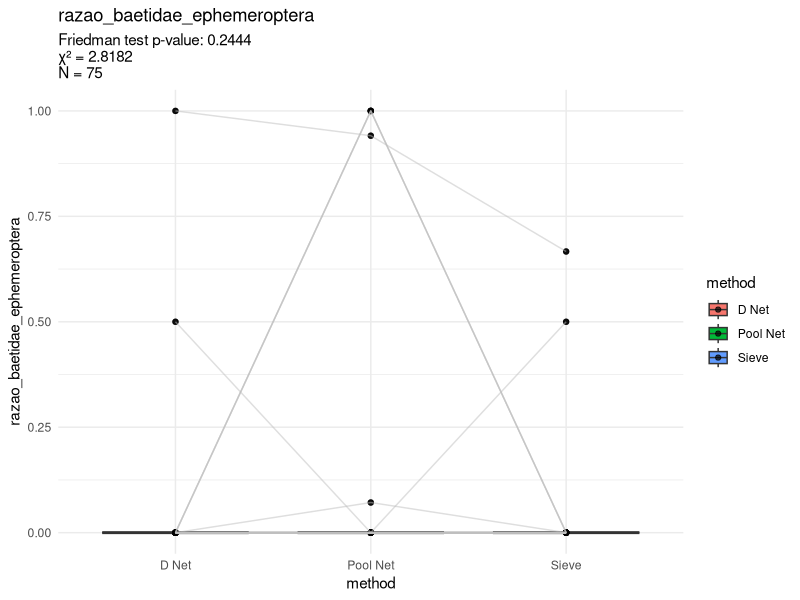
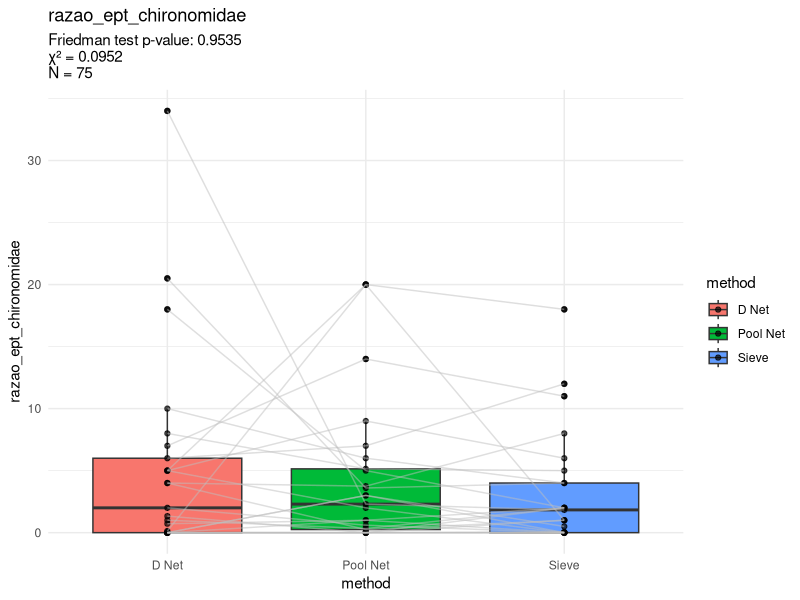
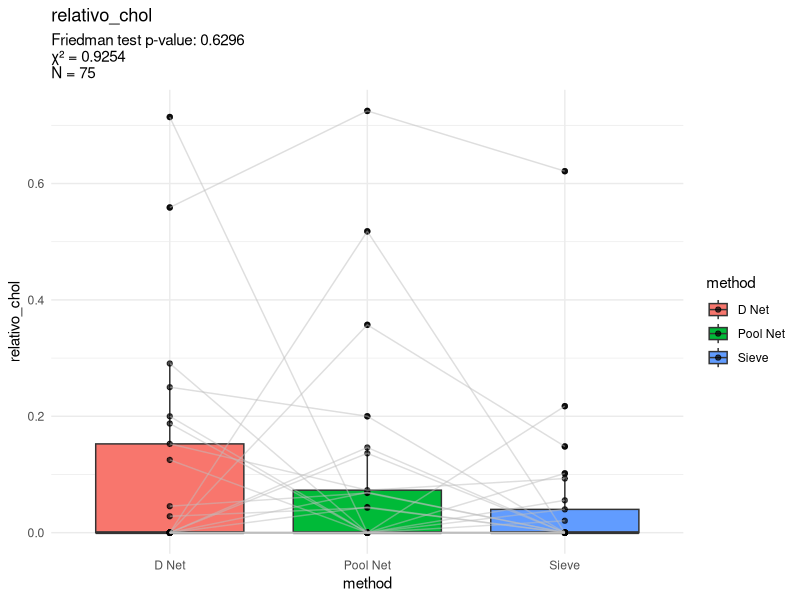
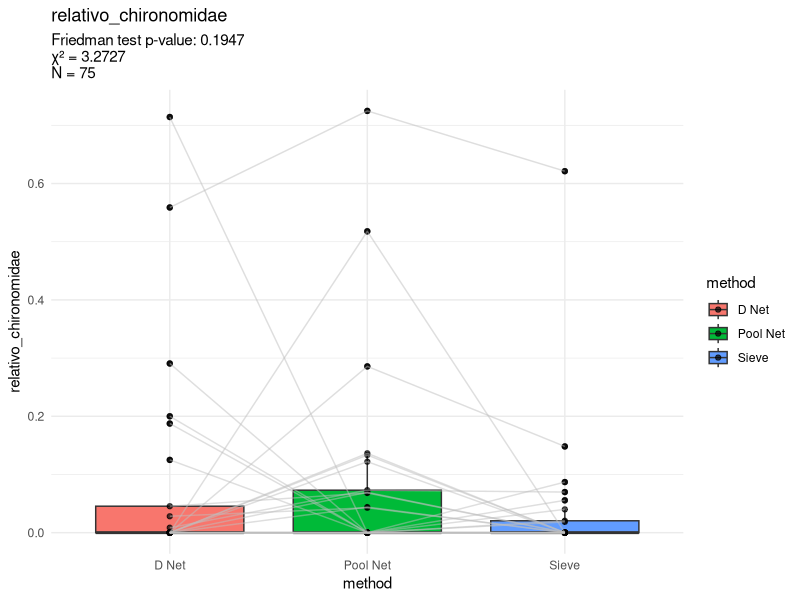
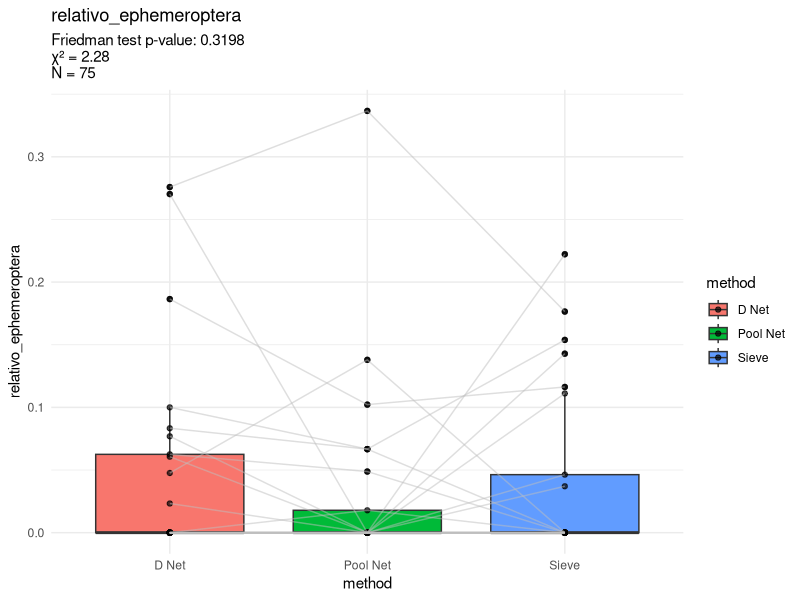
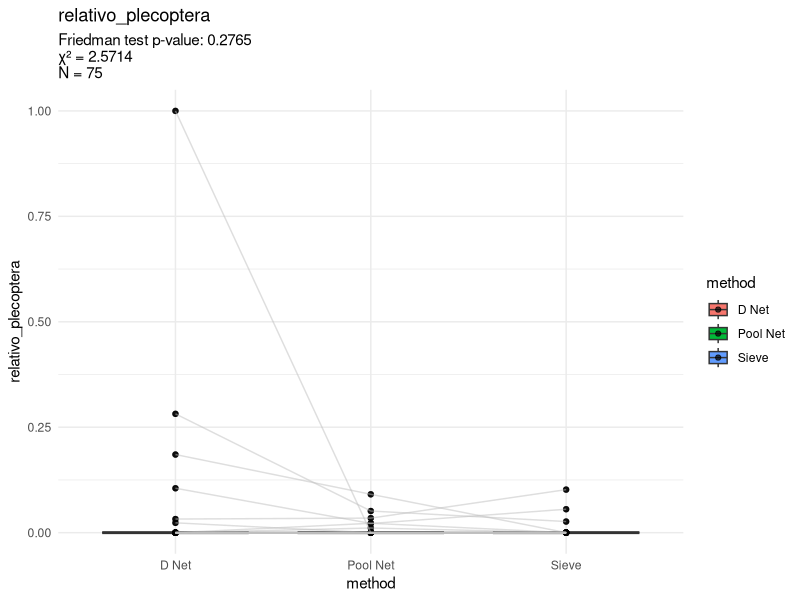
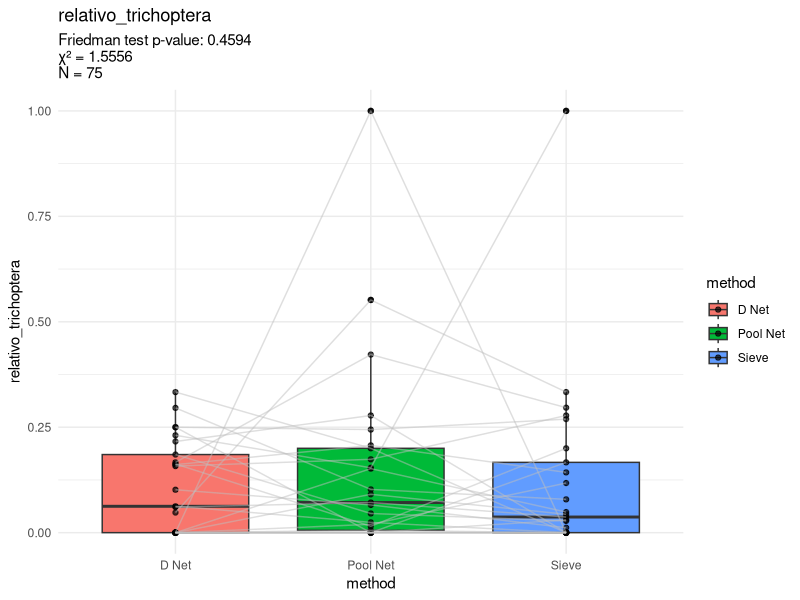
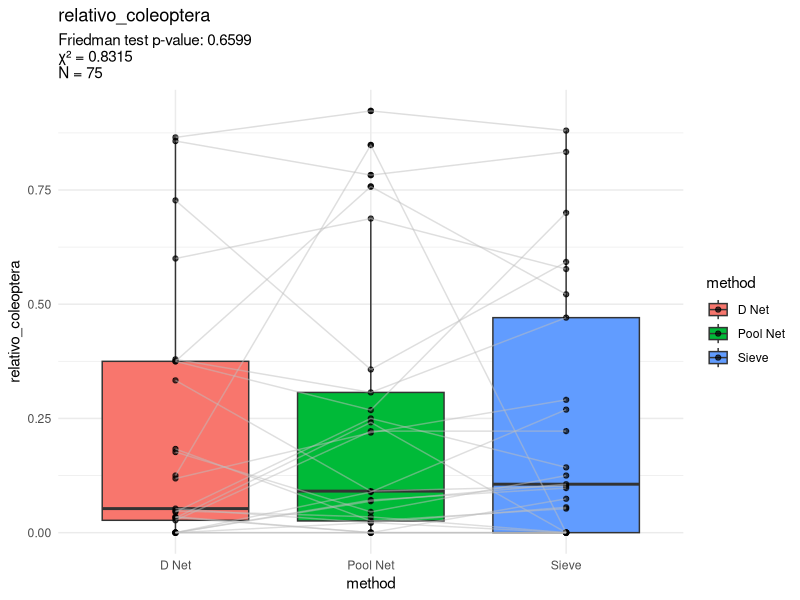

Reproduce these figures in R, in order. (Note: this script raises an error after producing the figures.)
library(tidyverse)

################################## Configurações ###############################
set.seed(1994)
metodos_de_amostragem <- c("D Net", "Pool Net", "Sieve")
rios <- c("rio_bebedouro", "rio_da_barra", "rio_mutuca")
amostras_descartadas <- c("RiodaBarra-P1")


# Renomear os índices
nomes_indices <- c(
  total_macroinvertebrados = "Abundância",
  riqueza_familias = "S' famílias"
)

if (length(metodos_de_amostragem) == 3) {
  pasta_figuras <- "figuras/redes/comparacao_3_redes/"
  pasta_tabelas <- "tabelas/redes/3_redes/"
} else if (length(metodos_de_amostragem) == 2) {
  pasta_figuras <- "figuras/redes/comparacao_2_redes/"
  pasta_tabelas <- "tabelas/redes/2_redes/"
} else {
  pasta_figuras <- "figuras/redes/rede_unica/"
  pasta_tabelas <- "tabelas/redes/rede_unica/"
}

# Pastas de figuras
if (!dir.exists(pasta_figuras)) {
  dir.create(pasta_figuras, recursive = TRUE)
}

# Pasta de tabelas
if (!dir.exists(pasta_tabelas)) {
  dir.create(pasta_tabelas, recursive = TRUE)
}

################################## Carregar dados ##############################
indices_df_raw <- read_csv("dados/processado/matriz_indices_imaturos_piata.csv")

############################## Pre-processamento ###############################
vetor_respostas <- indices_df_raw %>%
  select(-(campanha:method)) %>%
  names()

indices_df <- indices_df_raw %>%
  filter(rio %in% rios) %>%
  filter(!locality_name %in% amostras_descartadas) %>%
  filter(method %in% metodos_de_amostragem) %>%
  mutate("coluna_id" = paste0(rio, "_", locality_name, "_", campanha)) #%>%
  #filter(!coletor_recolhedor_proporcao > 0.4)

################################ Processamento #################################
list_of_plots <- list()
for (i in vetor_respostas) {
  print(paste("Analisando redes para índice:", i))
  
  # Remover outliers apenas no caso de coletor recolhedor
  if (i == "coletor_recolhedor_proporcao") {
    indices_df <- indices_df %>%
      filter(!coletor_recolhedor_proporcao > 0.4)
  }
  
  dados_filtrados <- indices_df %>%
    select(coluna_id, method, i) %>%
    pivot_wider(names_from = method, values_from = i) %>%
    filter(if_all(c(`D Net`, `Pool Net`, `Sieve`), is.finite))
  
  dados_filtrados_long <- dados_filtrados %>%
    pivot_longer(
      cols = c("D Net", "Pool Net", "Sieve"),
      names_to = "method",
      values_to = i
    )

  # Friedman test
  friedman_test_result <- friedman.test(
    as.formula(paste(i, "~ method | coluna_id")),
    data = dados_filtrados_long
  )


  plot <- ggplot(
    dados_filtrados_long,
    aes(x = method, y = !!sym(i), fill = method)
  ) +
    theme_minimal() +
    geom_boxplot() +
    geom_point(alpha = 0.7) +
    geom_line(aes(group = coluna_id), color = "gray", alpha = 0.5) +
    labs(
      title = i,
      subtitle = paste0(
        "Friedman test p-value: ", round(friedman_test_result$p.value, 4),
        "\n",
        "χ² = ", round(friedman_test_result$statistic, 4),
        "\n",
        "N = ", nrow(dados_filtrados_long)
        
      )
    )
  
  ggsave(
    filename = paste0(pasta_figuras, i, ".png"),
    plot = plot,
    width = 8,
    height = 6
  )

}

################################### Post roc ###################################

for (i in vetor_respostas) {
  print(paste("Analisando redes (post-hoc) para índice:", i))

  if (i == "coletor_recolhedor_proporcao") {
    indices_df <- indices_df %>%
      filter(!coletor_recolhedor_proporcao > 0.4)
  }
  
  dados_filtrados <- indices_df %>%
    select(coluna_id, method, i) %>%
    pivot_wider(names_from = method, values_from = i)
  
  dados_filtrados_long <- dados_filtrados %>%
    pivot_longer(
      cols = c("D Net", "Pool Net", "Sieve"),
      names_to = "method",
      values_to = i
    )
  
  tabela_post_hoc <- pairwise.wilcox.test(
    dados_filtrados_long[[i]],
    dados_filtrados_long$method,
    p.adjust.method = "bonferroni",
    paired = TRUE
  )
  write_csv(
    as.data.frame(tabela_post_hoc$p.value) %>%
      rownames_to_column(var = "method1"),
    paste0(pasta_tabelas,  "wilxox_matrix_", i, ".csv")
  )
}
